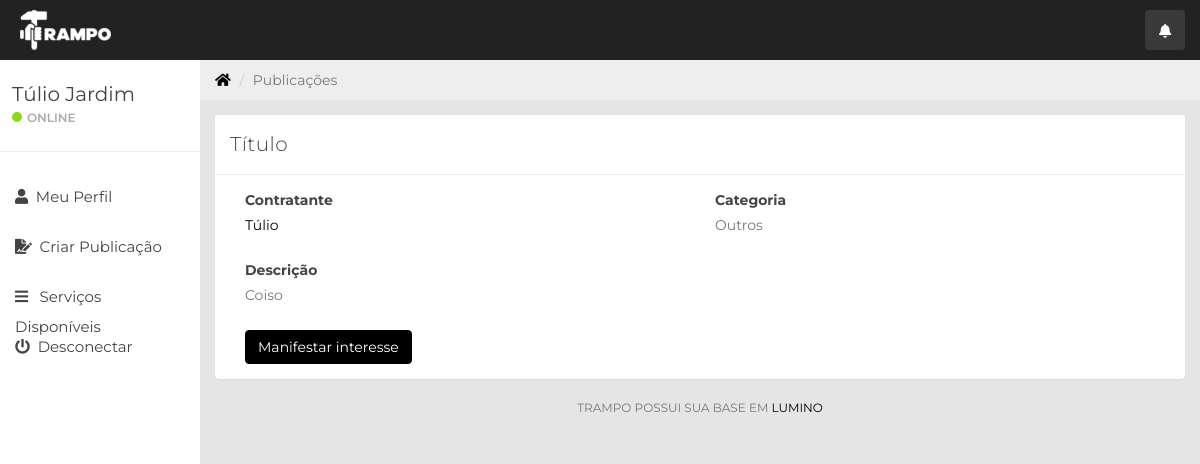
The app's page /publicacao.php?id=1 (signed in) with its own data.
### tables this page shows
CREATE TABLE IF NOT EXISTS `conta` (
  `id` INT(10) UNSIGNED NOT NULL AUTO_INCREMENT,
  `nome` VARCHAR(45) NOT NULL,
  `sobrenome` VARCHAR(45) NOT NULL,
  `email` VARCHAR(45) NOT NULL,
  `senha` VARCHAR(255) NOT NULL,
  `celular` VARCHAR(11) NOT NULL,
  `cep` VARCHAR(11) NOT NULL,
  PRIMARY KEY (`id`),
  UNIQUE INDEX `email_UNIQUE` (`email` ASC));

CREATE TABLE IF NOT EXISTS `publicacao` (
  `id` INT(10) UNSIGNED NOT NULL AUTO_INCREMENT,
  `conta_id` INT(10) UNSIGNED NOT NULL,
  `categoria_id` INT(10) UNSIGNED NOT NULL,
  `titulo` VARCHAR(45) NOT NULL,
  `descricao` TEXT NOT NULL,
  `status` TINYINT(3) UNSIGNED NOT NULL DEFAULT 0,
  `nota` INT NULL,
  PRIMARY KEY (`id`),
  INDEX `fk_publicacao_categoria1_idx` (`categoria_id` ASC),
  INDEX `fk_publicacao_conta1_idx` (`conta_id` ASC),
  CONSTRAINT `fk_publicacao_categoria1`
    FOREIGN KEY (`categoria_id`)
    REFERENCES `categoria` (`id`)
    ON DELETE NO ACTION
    ON UPDATE NO ACTION,
  CONSTRAINT `fk_publicacao_conta1`
    FOREIGN KEY (`conta_id`)
    REFERENCES `conta` (`id`)
    ON DELETE NO ACTION
    ON UPDATE NO ACTION);

CREATE TABLE IF NOT EXISTS `categoria` (
  `id` INT(10) UNSIGNED NOT NULL AUTO_INCREMENT,
  `nome` VARCHAR(45) NOT NULL,
  PRIMARY KEY (`id`));

### php/conta.php (called while the page is built, shortened)
<?php
class Conta {
    private $id;
     public function __construct() {
        $database = new Database();
        $dbSet = $database->dbSet();
        $this->conn = $dbSet;
    }
    public function setId($id){
        $this->id = $id;
    }
    public function view() {
        $query = "SELECT * FROM `conta` WHERE `id` = :id ;";
        $stmt = $this->conn->prepare($query);
        $stmt->bindParam(":id", $this->id);
        try {
            $stmt->execute();
            return $stmt->fetch(PDO::FETCH_OBJ);
        } catch (PDOException $e) {
            echo $e->getMessage();
            return null;
        }
    }
    public function viewPublicacao($id) {
        $query = "SELECT *, conta.nome AS pnome, categoria.nome AS cnome FROM `publicacao` JOIN categoria JOIN conta WHERE publicacao.id = :id AND conta_id = conta.id AND categoria.id = categoria_id;";
        $stmt = $this->conn->prepare($query);
        $stmt->bindParam(":id", $id);
        try {
            $stmt->execute();
            return $stmt->fetch(PDO::FETCH_OBJ);
        } catch (PDOException $e) {
            echo $e->getMessage();
            return null;
        }
    }
    public function respondi($id) {
        $query = "SELECT * FROM respostas WHERE publicacao_id = :id AND conta_id = :cid;";
        $stmt = $this->conn->prepare($query);
        $stmt->bindParam(":cid", $this->id);
        $stmt->bindParam(":id", $id);
        try {
            $stmt->execute();
            return !empty($stmt->fetch(PDO::FETCH_OBJ));
        } catch (PDOException $e) {
            echo $e->getMessage();
            return null;
        }
    }
    public function respondido($id) {
        $query = "SELECT count(*) AS c FROM respostas WHERE publicacao_id = :id AND visualizado = 2;";
        $stmt = $this->conn->prepare($query);
        $stmt->bindParam(":id", $id);
        try {
            $stmt->execute();
            return $stmt->fetch(PDO::FETCH_OBJ)->c >= 1;
        } catch (PDOException $e) {
            echo $e->getMessage();
            return null;
        }
    }
}

### publicacao.php (the view, shortened to what this page needs)
<?php
include_once('header.php');
$p = $conta->viewPublicacao($_GET['id']);
?>
	<div class="col-sm-9 col-sm-offset-3 col-lg-10 col-lg-offset-2 main">
		<div class="row">
			<ol class="breadcrumb">
				<li><a href="#">
					<em class="fa fa-home"></em>
				</a></li>
				<li class="active">Publicações</li>
			</ol>
		</div>
		<div class="panel panel-default pnl-sem-titulo">
			<div class="panel-heading"><?php echo $p->titulo ?></div>
			<div class="panel-body">
				<div class="col-md-6 form-group">
					<label>Contratante</label>
					<p><a href="perfil?id=<?= $p->conta_id ?>"><?php echo $p->pnome ?></a></p>
				</div>
				<div class="col-md-6 form-group">
					<label>Categoria</label>
					<p><?php echo $p->cnome ?></p>
				</div>
				<div class="col-md-12 form-group">
					<label>Descrição</label>
					<p><?php echo $p->descricao ?></p>
				</div>
				<div class="col-md-6 justify-content-md-center">
					<form role="form" action="publicacao.php?id=<?= $_GET['id']; ?>" method="post">
						<?php if($conta->respondido($_GET['id'])) { ?>
						<button name="responde" class="btn-primary btn btn-md" disabled>Publicação concluída</button>
						<?php } else if(!$conta->respondi($_GET['id'], $_SESSION['id'])) { ?>
						<button name="responde" class="btn-primary btn btn-md" type="submit">Manifestar interesse</button>
						<?php } else { ?>
						<button name="excluir" class="btn-primary btn btn-md" type="submit">Retirar interesse</button>
						<?php }?>
					</form>
				</div>
			</div>
		</div>
			<div class="col-sm-12">
				<p class="back-link">Trampo possui sua base em <a href="https://www.medialoot.com">Lumino</a></p>
			</div>
		</div>
</body>
</html>

### header.php (shortened to what this page needs)
<?php
include_once('php/conta.php');
$conta = new Conta();
$conta->setId($_SESSION['id']);
$c = $conta->view();
$countRespostas = $conta->countRespostas();
?>
<!DOCTYPE html>
<html>
<head>
	<link href="css/bootstrap.min.css" rel="stylesheet">
	<link href="css/font-awesome.min.css" rel="stylesheet">
	<link rel="stylesheet" href="https://use.fontawesome.com/releases/v5.2.0/css/all.css">
	<link href="css/datepicker3.css" rel="stylesheet">
	<link href="css/styles.css" rel="stylesheet">
</head>
<body>
	<nav class="navbar navbar-custom navbar-fixed-top" role="navigation">
		<div class="container-fluid">
			<div class="navbar-header">
				<a class="navbar-brand" href="#"><img src="img/logo.png" class="img-responsive" alt="Trampo"></a>
				<ul class="nav navbar-top-links navbar-right">
					<li class="dropdown"><a class="dropdown-toggle count-info" data-toggle="dropdown" href="#">
						<em class="fa fa-bell"></em><?php if($countRespostas > 0) { ?><span class="label label-info"><?= $countRespostas; ?></span><?php } ?>
					</a>
					</li>
				</ul>
			</div>
		</div>
	</nav>
	<div id="sidebar-collapse" class="col-sm-3 col-lg-2 sidebar">
		<div class="profile-sidebar">
			<div class="profile-usertitle">
				<div class="profile-usertitle-name"><?php echo $c->nome . ' ' . $c->sobrenome ?></div>
				<div class="profile-usertitle-status"><span class="indicator label-success"></span>Online</div>
			</div>
		</div>
		<ul class="nav menu">
			<li><a href="perfil.php"><em class="fa fa-user">&nbsp;</em> Meu Perfil</a></li>
			<li><a href="criaPublicacao.php"><em class="fa fa-file-signature">&nbsp;</em> Criar Publicação</a></li>
			<li class="parent "><a data-toggle="collapse" href="#sub-item-1">
				<em class="fa fa-navicon">&nbsp;&nbsp;</em> Serviços Disponíveis<span data-toggle="collapse" href="#sub-item-1" class="icon pull-right"></span>
				</a>
			</li>
			<li><a href="login.php"><em class="fa fa-power-off">&nbsp;</em> Desconectar</a></li>
		</ul>
	</div>

### css/styles.css (style rules this page uses)
body { background: #e5e5e5; padding-top: 60px; font-size: 14px; color: #444444; font-family: "Montserrat", "Helvetica Neue", Helvetica, Arial, sans-serif; }
p { color: #777; }
a, a:hover, a:focus { color: #000; }
.navbar-custom { background: #222; height: 60px; }
.navbar-header .navbar-brand { color: #fff; font-size: 20px; text-transform: uppercase; font-weight: 500; height: 60px; padding-top: 10px; padding-left: 20px; }
.dropdown { background: rgba(255, 255, 255, 0.1); float: left; margin: 10px 8px; padding: 0px; border-radius: 4px; }
.dropdown a.dropdown-toggle { color: #fff; height: 40px; width: 40px; padding-top: 11px; padding-left: 9px; }
.navbar-top-links li:last-child { margin-right: 15px; }
.dropdown em { margin: 0 5px; }
.btn-primary, .btn-primary:hover, .btn-primary:focus, .btn-primary:active, .btn-primary.active, .open > .dropdown-toggle.btn-primary, .btn-primary.disabled, .btn-primary[disabled], fieldset[disabled] .btn-primary, .btn-primary.disabled:hover, .btn-primary[disabled]:hover, fieldset[disabled] .btn-primary:hover, .btn-primary.disabled:focus, .btn-primary[disabled]:focus, fieldset[disabled] .btn-primary:focus, .btn-primary.disabled:active, .btn-primary[disabled]:active, fieldset[disabled] .btn-primary:active, .btn-primary.disabled.active, .btn-primary[disabled].active, fieldset[disabled] .btn-primary.active { background-color: #000; border-color: #000; }
.label-success { background-color: #8ad919; }
.panel { border: 0; }
.panel-heading { font-size: 20px; font-weight: 300; letter-spacing: 0.025em; height: 60px; line-height: 38px; }
.panel-default .panel-heading { background: #fff; border-bottom: 1px solid #e9ecf2; color: #444444; }
.navbar { border: 0; }
.sidebar { display: block; padding: 0; display: none; box-shadow: none; background: #fff; }
.sidebar ul { margin: 20px 0px; }
@media (min-width: 768px) { .sidebar { display: block; position: fixed; top: 60px; bottom: 0; left: 0; z-index: 1000; display: block; margin: 0; padding: 0; overflow-x: hidden; overflow-y: auto; } }
@media (min-width: 768px) { .navbar-header { width: 100%; } }
.sidebar ul.nav li a { height: 50px; font-size: 15px; line-height: 2em; color: #444444; }
.profile-sidebar { padding: 10px 0; border-bottom: 1px solid #e9ecf2; }
.indicator { width: 10px; height: 10px; display: inline-block; border-radius: 9999px; margin-right: 5px; }
.profile-usertitle { float: left; text-align: left; margin: 10px 0 0 12px; }
.profile-usertitle-name { font-size: 20px; margin-bottom: 0px; }
.profile-usertitle-status { text-transform: uppercase; color: #AAA; font-size: 12px; font-weight: 600; margin-bottom: 15px; }
.breadcrumb { border-radius: 0; padding: 10px 15px 10px 15px; background: #eee; margin: 0; }
p.back-link { text-align: center; margin-bottom: 20px; font-size: 12px; text-transform: uppercase; }
.main { background-color: #e5e5e5; }
.pnl-sem-titulo { margin-top: 15px; }

### records on screen
conta: nome "Túlio", sobrenome "Jardim"
publicacao: titulo "Título", conta.nome "Túlio", categoria.nome "Outros", descricao "Coiso"
